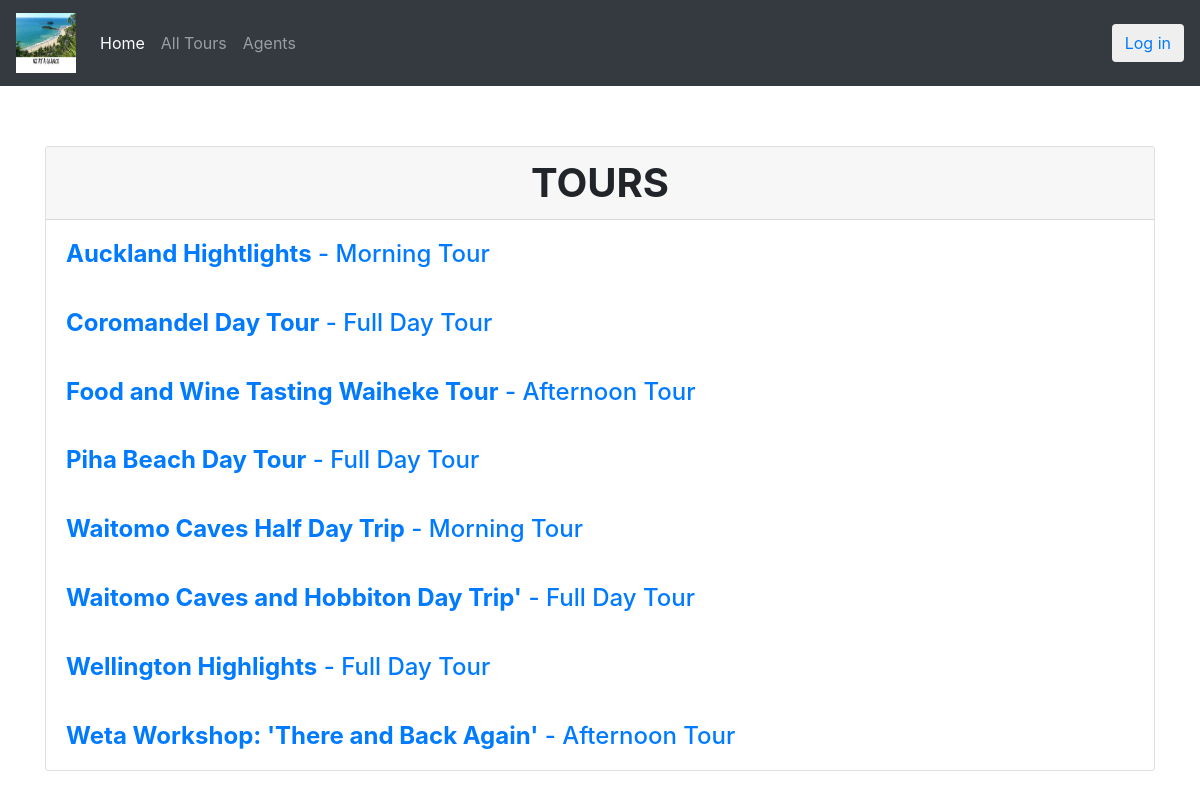
The page /tours/ on the database its author committed.
### home/models.py (models this page shows, shortened)
class Tour(models.Model):
    tour_name = models.CharField(max_length=150)
    """
    'duration' will set to be null when the referenced object (Duration)
    is deleted. This is only possible when you set 'null' to be 'True'
    """
    duration = models.ForeignKey(Duration, on_delete=models.SET_NULL, null=True)
    description = models.TextField()
    available = models.BooleanField()
    agent = models.ForeignKey(Agent, on_delete=models.SET_NULL, null=True)
    class Meta:
        permissions = (("can_change_availability", "Set tour as available"),)

class Duration(models.Model):
    duration = models.CharField(max_length=50)
    def __str__(self):
        return self.duration

### home/views.py (the view)
# urls.py: path('tours/', TourListView.as_view(), name='tours'),
class TourListView(ListView):
    queryset = Tour.objects.all().order_by('tour_name')
    template_name = 'tours.html'
    context_object_name = 'tours'
    paginate_by = 10

### home/templates/tours.html
{% extends "base.html" %}
{% block content %}
{% if tours %}
<div class="card" style="width: 100%; height: 100%;">
    <div class="card-header h1 text-xl-center text-uppercase font-weight-bold">
        Tours
    </div>
    {% for tour in tours %}
    <div class="card-body">
        <p class="card-text h4">
            <a href="{% url 'tour_detail' tour.id %}">
                <strong>{{ tour.tour_name|capfirst }}</strong> - {{tour.duration}}
            </a>
        </p>
    </div>
    {% endfor %}
</div>
{% else %}
<p>There are no tours to display.</p>
{% endif %}
{% endblock %}

### rows shown on the page
Tour: tour_name "Auckland Hightlights", duration "Morning Tour"
Tour: tour_name "Coromandel Day Tour", duration "Full Day Tour"
Tour: tour_name "Food and Wine Tasting Waiheke Tour", duration "Afternoon Tour"
Tour: tour_name "Piha Beach Day Tour", duration "Full Day Tour"
Tour: tour_name "Waitomo Caves Half Day Trip", duration "Morning Tour"
Tour: tour_name "Waitomo Caves and Hobbiton Day Trip'", duration "Full Day Tour"
Tour: tour_name "Wellington Highlights", duration "Full Day Tour"
Tour: tour_name "Weta Workshop: 'There and Back Again'", duration "Afternoon Tour"
